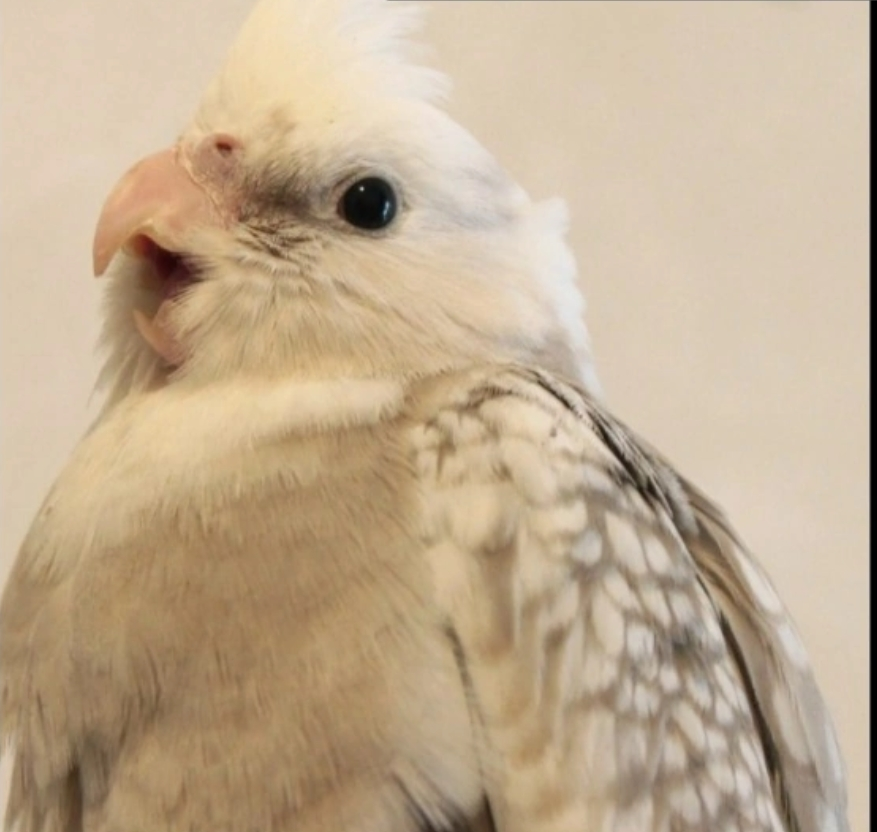
#> input picture tests/fixtures/cockatiel_cc0.jpg, 877 x 832 px
$ python cut.py ../../tests/fixtures/cockatiel_cc0.jpg ../../tests/fixtures/cockatiel_cc0.jpg ../../tests/fixtures/cockatiel_cc0.jpg
#> lines starting #> are read from the running program, lines starting #| are printed output that depends on the picture; after the words box and inside, x2 and y2 are one past the last pixel; in counts of white or black regions, pixels touching at a corner belong together
import sys, numpy as np
from PIL import Image
from scipy import ndimage as nd
src, outdir, mode = sys.argv[1], sys.argv[2], sys.argv[3]
im = np.asarray(Image.open(src).convert('RGB')).astype(float)
h, w, _ = im.shape
#> h = 832; w = 877
border = np.concatenate([im[:8].reshape(-1,3), im[-8:].reshape(-1,3), im[:, :8].reshape(-1,3), im[:, -8:].reshape(-1,3)])
paper = np.median(border, 0)
#> paper = [177, 159, 137]
d = np.sqrt(((im - paper) ** 2).sum(2))
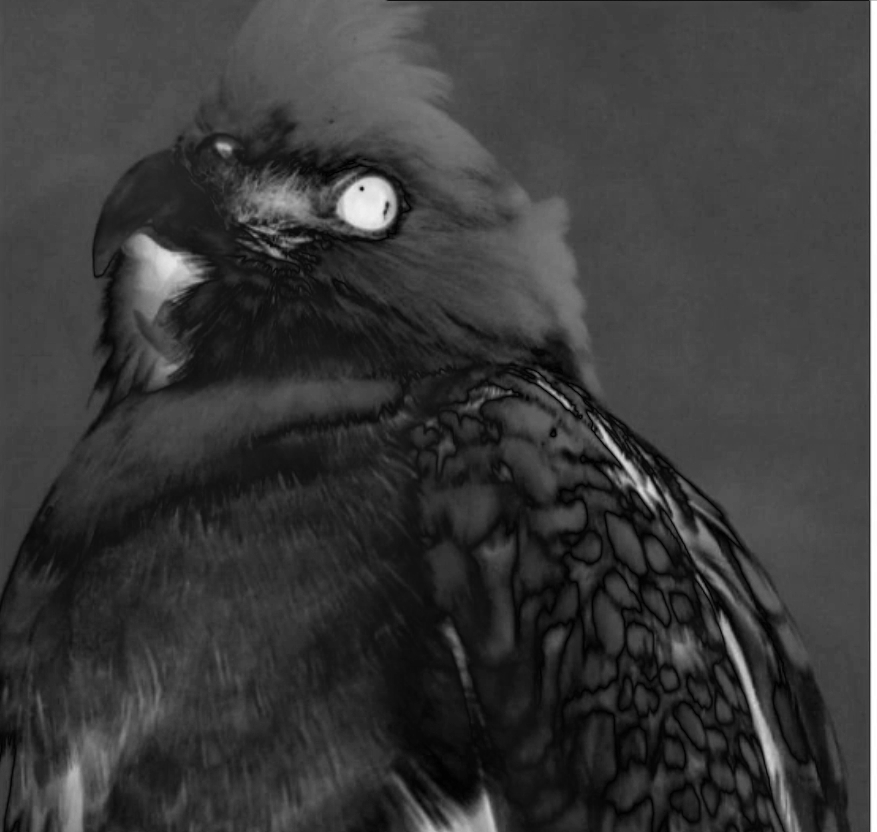
#> d: shape (832, 877) float64; min 0, max 274.6, mean 63; drawn with min black and max white
core = d > 26
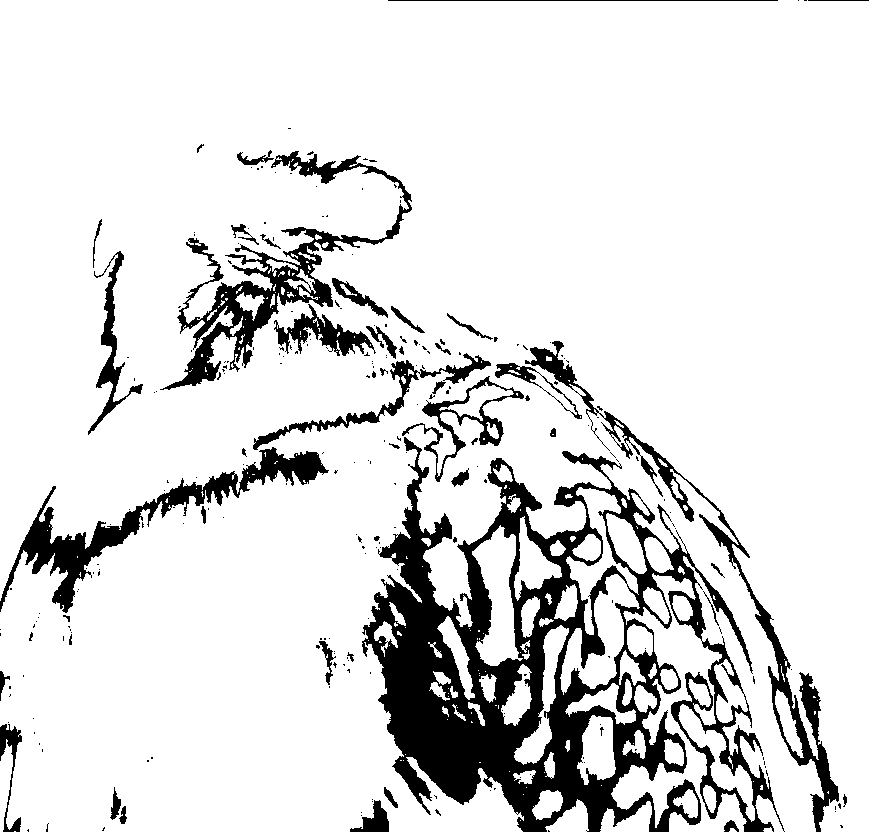
#> core: shape (832, 877) bool; 87.1% white; 260 black regions (213 under 20 px), largest, box (x1, y1, x2, y2) and area: (362, 437, 785, 832) 55949, (160, 151, 412, 390) 9080, (0, 447, 329, 613) 8070
core = nd.binary_opening(core, iterations=1)
#> core: shape (832, 877) bool; 86.7% white; 201 black regions (161 under 20 px), largest, box (x1, y1, x2, y2) and area: (362, 376, 785, 832) 58892, (160, 150, 412, 390) 11893, (0, 447, 329, 613) 8347
core = nd.binary_closing(core, iterations=3)
#> core: shape (832, 877) bool; 88.1% white; 130 black regions, largest, box (x1, y1, x2, y2) and area: (0, 0, 877, 832) 50256, (20, 448, 327, 612) 7380, (193, 265, 334, 355) 3374
filled = nd.binary_fill_holes(core)
#> filled: shape (832, 877) bool; 93.1% white; 1 black region, box (x1, y1, x2, y2) and area: (0, 0, 877, 832) 50256
lab, n = nd.label(filled)
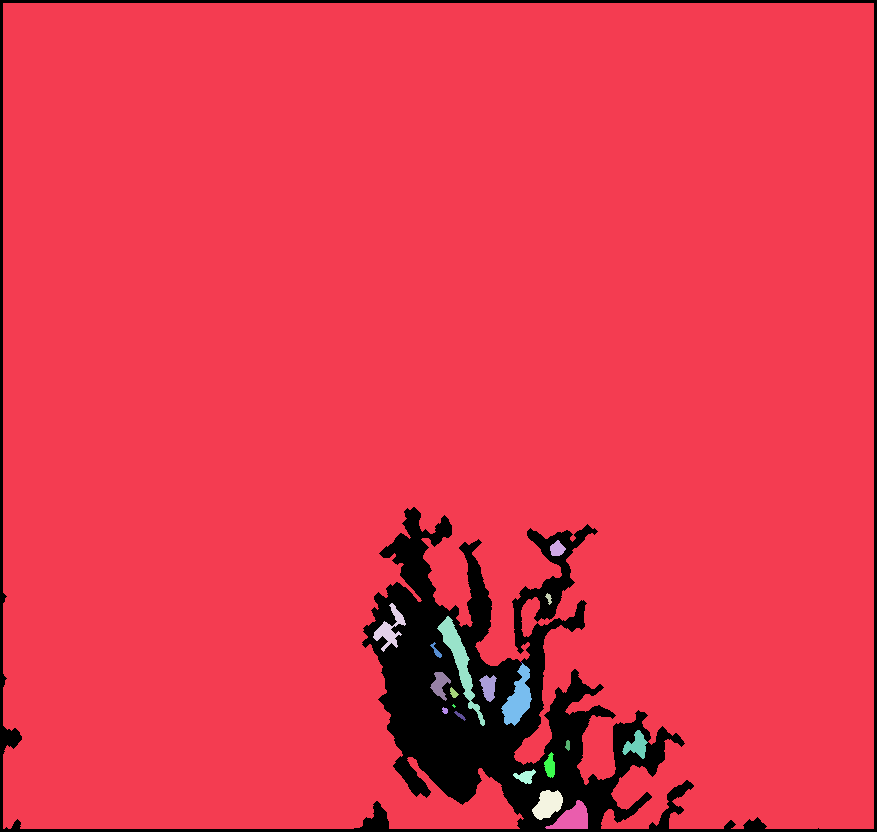
#> lab: shape (832, 877) int32; 21 distinct labels, from 0 to 20; one colour per label, 0 black
#> n = 20
sizes = nd.sum(filled, lab, range(1, n + 1))
#> sizes = 20 values, max 673584 at index 0, min 1 at index 6, mean 33970.4
soft = np.clip((d - 10) / 22, 0, 1)
inner = nd.binary_erosion(filled, iterations=2)
#> inner: shape (832, 877) bool; 91.1% white; 1 black region, box (x1, y1, x2, y2) and area: (0, 0, 877, 832) 64872
alpha = np.maximum(soft * nd.binary_dilation(filled, iterations=2), inner.astype(float))
rgba = np.dstack([im, alpha * 255]).astype(np.uint8)
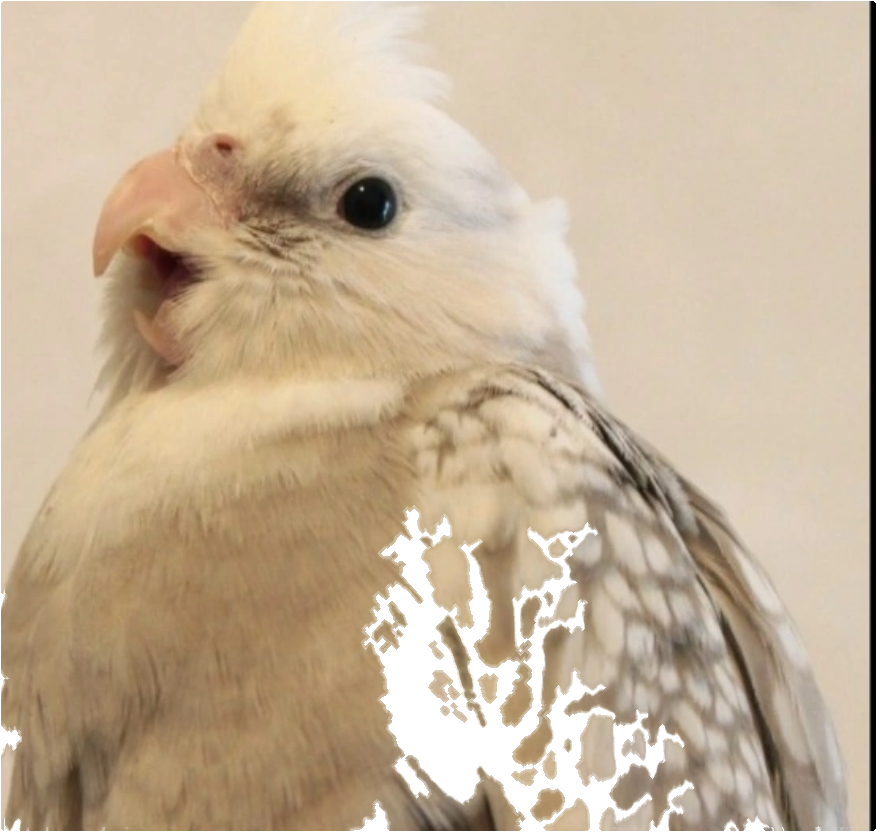
#> rgba: shape (832, 877, 4); mean R, G, B, A 193.6, 172.8, 145.6, 240.8; transparent parts drawn white
keep = [i + 1 for i, s in enumerate(sizes) if s > 150]
#> keep = [1, 2, 4, 5, 8, 9, 10, 15, 17, 18, 19, 20]
info = []
for i in keep:
    ys, xs = np.where(lab == i)
    y0, y1, x0, x1 = max(0, ys.min() - 4), min(h, ys.max() + 5), max(0, xs.min() - 4), min(w, xs.max() + 5)
    region = nd.binary_dilation(lab == i, iterations=3)[y0:y1, x0:x1]
    part = rgba[y0:y1, x0:x1].copy(); part[..., 3] = (part[..., 3] * region).astype(np.uint8)
    name = f'{mode}_{x0}_{y0}.png'
    Image.fromarray(part).save(f'{outdir}/{name}')
    info.append((name, x0, y0, x1 - x0, y1 - y0, int(sizes[i - 1])))
#> this loop made 12 passes
#> (i, y0, y1, x0, x1) on passes 3 to 12: (4, 599, 656, 369, 410), (5, 612, 730, 433, 489), (8, 659, 730, 497, 536), (9, 668, 705, 426, 455), (10, 671, 706, 475, 501), (15, 726, 763, 618, 652), (17, 748, 782, 540, 559), (18, 765, 788, 509, 540), (19, 786, 824, 528, 567), (20, 796, 832, 541, 592)
#> (y0, y1, x0, x1) on passes 1 to 2: (0, 832, 0, 877), (536, 560, 546, 570)
#> pass 1, `region = nd.binary_dilation(lab == i, iterations=3)[y0:y1, x0:x1]`:
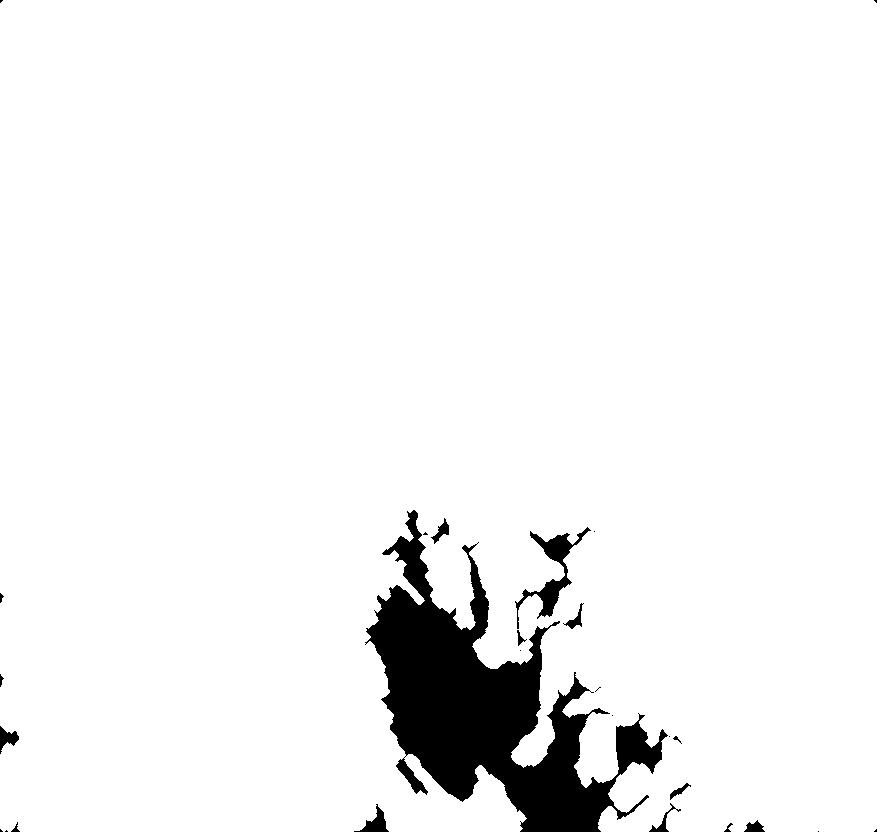
#> region: shape (832, 877) bool; 94.9% white; 27 black regions (12 under 20 px), largest, box (x1, y1, x2, y2) and area: (365, 510, 668, 832) 34390, (515, 527, 591, 629) 1575, (354, 804, 389, 832) 357
#> pass 1, `Image.fromarray(part).save(f'{outdir}/{name}')`:
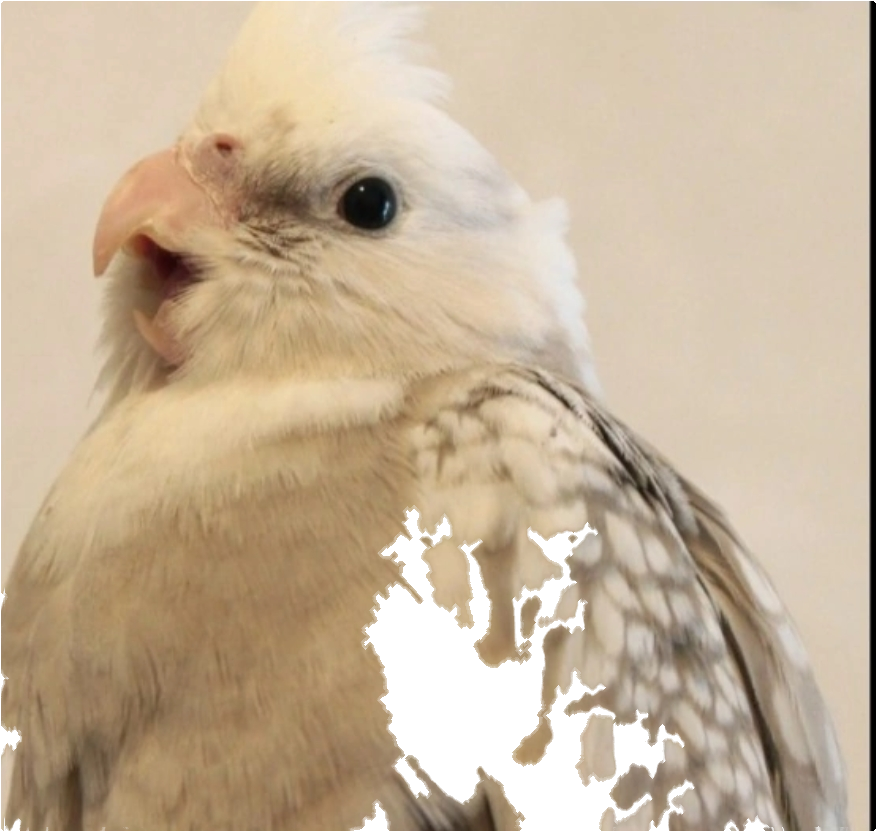
#> saved as cockatiel_cc0.jpg_0_0.png: PIL image 877x832 RGBA; mean R, G, B, A 193.6, 172.8, 145.6, 238.3; transparent parts drawn white
#> after the loop:
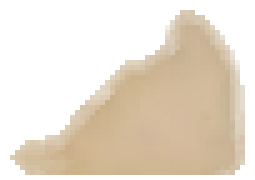
#> part: shape (36, 51, 4) (shown 5 times larger); mean R, G, B, A 194.3, 168.4, 132.6, 116.5; transparent parts drawn white
#> after the loop, info = 12 items
for r in sorted(info, key=lambda r: -r[5]): print(*r)
#> this loop made 12 passes
#| ../../tests/fixtures/cockatiel_cc0.jpg_0_0.png 0 0 877 832 673584
#| ../../tests/fixtures/cockatiel_cc0.jpg_433_612.png 433 612 56 118 1183
#| ../../tests/fixtures/cockatiel_cc0.jpg_497_659.png 497 659 39 71 973
#| ../../tests/fixtures/cockatiel_cc0.jpg_541_796.png 541 796 51 36 691
#| ../../tests/fixtures/cockatiel_cc0.jpg_528_786.png 528 786 39 38 617
#| ../../tests/fixtures/cockatiel_cc0.jpg_369_599.png 369 599 41 57 549
#| ../../tests/fixtures/cockatiel_cc0.jpg_618_726.png 618 726 34 37 371
#| ../../tests/fixtures/cockatiel_cc0.jpg_426_668.png 426 668 29 37 307
#> (further printed lines are left out)
